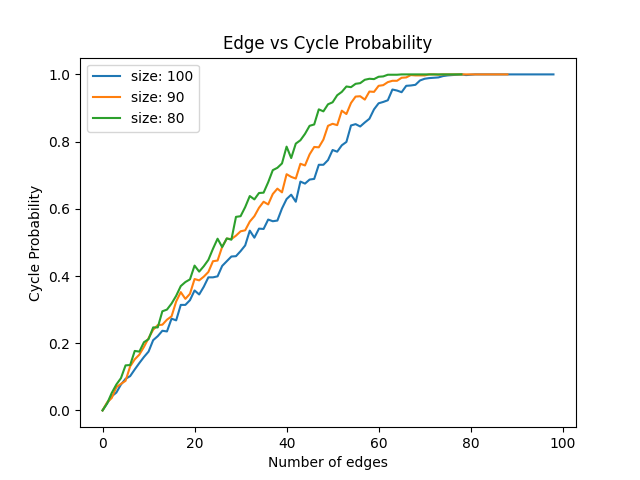

Source code (Python):
import matplotlib.pyplot as plt
import graph as g 
from tqdm import tqdm


def gen_all_edges (num_nodes):

    lst_tups = []
    for x in range (num_nodes):
        for  y in range (x , num_nodes):
            lst_tups.append((x,y))
    return lst_tups



def run_tests(epochs, num_nodes, tot_edges, lst_tups  ,label):
    probs     = []
    # note u should delete the tqdm package
    for num_edges in  tqdm(range (tot_edges)):
        num_cycs = 0
        for _ in range(epochs):
            graph = g.create_rand_graph_safe_fast(num_nodes,num_edges,lst_tups.copy())
            if g.has_cycle(graph):
                num_cycs += 1
                #print(graph.adj)
             #print (num_cycs)
        probs.append(num_cycs/epochs)
    plt.plot(probs, label=label)


epochs    = 10000
num_nodes_1 = 100
num_nodes_2 = 90
num_nodes_3 = 80



run_tests(epochs,num_nodes_1, num_nodes_1 -1 , gen_all_edges(num_nodes_1) ,"size: 100")
run_tests(epochs,num_nodes_2, num_nodes_2 -1 , gen_all_edges(num_nodes_2),"size: 90")
run_tests(epochs,num_nodes_3, num_nodes_3 -1 , gen_all_edges(num_nodes_3),"size: 80")

plt.legend(loc="upper left")
plt.title("Edge vs Cycle Probability")
plt.xlabel("Number of edges")
plt.ylabel("Cycle Probability")
plt.show()
    
